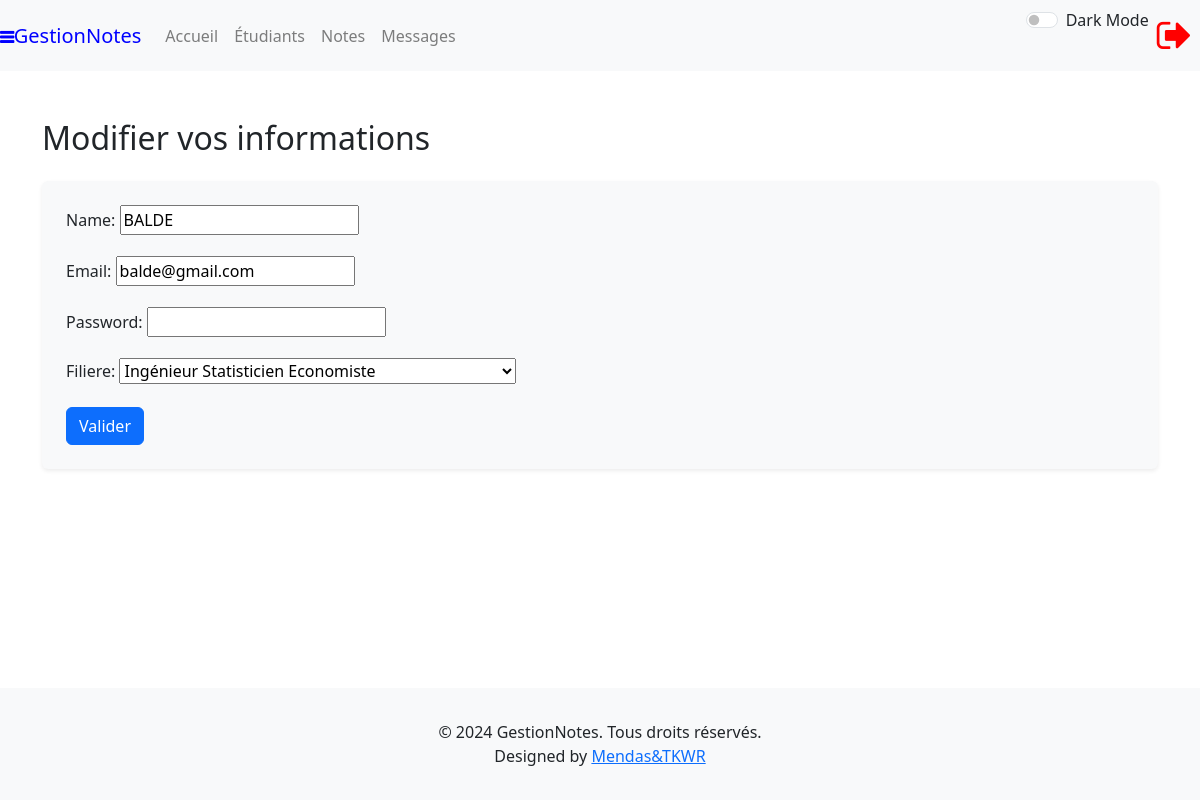
The page /responsable/modifier/gsdfjghgldkfjfuhg2lfhxtvdpeirut/ on the database its author committed.
### connexion/models.py (models this page shows, shortened)
class Responsable(models.Model):
    id = models.AutoField(primary_key=True)
    name = models.CharField(max_length=100)
    email = models.EmailField(unique=True)
    password = models.CharField(max_length=100)
    filiere = models.CharField(
        max_length=4,
        choices=[
            ('AS', 'Analyste Statisticien'),
            ('ISEP', 'Ingénieur Statisticien Economiste Préparatoire'),
            ('ISE1', 'Ingénieur Statisticien Economiste première année'),
            ('ISE', 'Ingénieur Statisticien Economiste ')
        ]
    )
    created_at = models.DateTimeField(auto_now_add=True)
    updated_at = models.DateTimeField(auto_now=True)
    last_login = models.DateTimeField(null=True,blank=True)

### gestion_notes/views.py (the view)
# urls.py: path('responsable/modifier/gsdfjghgldkfjfuhg<int:id_responsable>lfhxtvdpeirut/',views.modifier_responsable,name='modifier_responsable'),
def modifier_responsable(request,id_responsable):
    if request.method == 'POST':
        try:
            responsable = Responsable.objects.get(pk=id_responsable)
            form = ResponsableForm(request.POST, instance=responsable)
            if form.is_valid():
                password = form.data['password']
                if not check_password(password, responsable.password):
                    responsable.password = make_password(password)
                form.save()
                request.session['last_activity'] = {'name':'modifier_responsable','time':timezone.now().isoformat()}
                messages.success(request, f'Responsable immatriculé {id_responsable} modifié avec succès')
                return redirect('accueil_responsable')
            else:
                messages.error(request, form.errors)
                return render(request, 'modifier_responsable.html', {'form': form})
        except Responsable.DoesNotExist:
            messages.error(request, "Aucun responsable avec cet identifiant dans la base.")
            return redirect('accueil_responsable')
    else:
        try:
            responsable = Responsable.objects.get(pk=id_responsable)
            form = ResponsableForm(instance=responsable)
            return render(request, 'modifier_responsable.html', {'form': form})
        except Responsable.DoesNotExist:
            messages.error(request, "Aucun responsable avec cet identifiant dans la base.")
            return redirect('accueil_responsable')

### gestion_notes/forms.py (shortened to what this page needs)
class ResponsableForm(forms.ModelForm):
    class Meta:
        model = Responsable
        exclude = ('last_login',)
        widgets = {
            'password': forms.PasswordInput(),
        }

### Templates/modifier_responsable.html (shortened to what this page needs)
{% extends "base2.html" %}
{% load static %}
{% block content %}
    <h2 class="mb-4">Modifier vos  informations </h2>
    <form method='POST' enctype='multipart/form-data' class="form p-4 shadow-sm bg-light rounded">
        {{form.as_p}}
        <button type="submit" class="btn btn-primary">Valider</button>
    </form>
{% endblock content %}

### rows shown on the page
Responsable: name "BALDE", email "balde@gmail.com", filiere "Ingénieur Statisticien Economiste"
